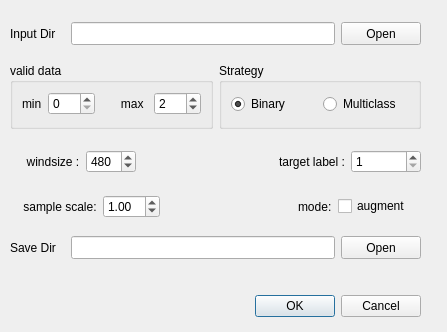
<?xml version="1.0" encoding="UTF-8"?>
<ui version="4.0">
 <class>Dialog_sampleGenSelfAdapt</class>
 <widget class="QDialog" name="Dialog_sampleGenSelfAdapt">
  <property name="geometry">
   <rect>
    <x>0</x>
    <y>0</y>
    <width>447</width>
    <height>332</height>
   </rect>
  </property>
  <property name="windowTitle">
   <string>sample generate selfAdapt</string>
  </property>
  <widget class="QDialogButtonBox" name="buttonBox">
   <property name="geometry">
    <rect>
     <x>240</x>
     <y>290</y>
     <width>181</width>
     <height>32</height>
    </rect>
   </property>
   <property name="orientation">
    <enum>Qt::Horizontal</enum>
   </property>
   <property name="standardButtons">
    <set>QDialogButtonBox::Cancel|QDialogButtonBox::Ok</set>
   </property>
  </widget>
  <widget class="QWidget" name="layoutWidget">
   <property name="geometry">
    <rect>
     <x>10</x>
     <y>10</y>
     <width>411</width>
     <height>261</height>
    </rect>
   </property>
   <layout class="QVBoxLayout" name="verticalLayout">
    <item>
     <layout class="QHBoxLayout" name="horizontalLayout">
      <item>
       <widget class="QLabel" name="label">
        <property name="minimumSize">
         <size>
          <width>55</width>
          <height>23</height>
         </size>
        </property>
        <property name="text">
         <string>Input Dir</string>
        </property>
       </widget>
      </item>
      <item>
       <widget class="QLineEdit" name="lineEdit_input">
        <property name="minimumSize">
         <size>
          <width>201</width>
          <height>23</height>
         </size>
        </property>
       </widget>
      </item>
      <item>
       <widget class="QPushButton" name="pushButton_input">
        <property name="minimumSize">
         <size>
          <width>0</width>
          <height>23</height>
         </size>
        </property>
        <property name="text">
         <string>Open</string>
        </property>
       </widget>
      </item>
     </layout>
    </item>
    <item>
     <layout class="QHBoxLayout" name="horizontalLayout_11">
      <item>
       <widget class="QGroupBox" name="groupBox">
        <property name="maximumSize">
         <size>
          <width>16777215</width>
          <height>66</height>
         </size>
        </property>
        <property name="title">
         <string>valid data</string>
        </property>
        <layout class="QFormLayout" name="formLayout_2">
         <item row="0" column="0">
          <layout class="QHBoxLayout" name="horizontalLayout_6">
           <item>
            <widget class="QLabel" name="label_8">
             <property name="text">
              <string>min</string>
             </property>
            </widget>
           </item>
           <item>
            <widget class="QSpinBox" name="spinBox_min">
             <property name="sizePolicy">
              <sizepolicy hsizetype="Preferred" vsizetype="Preferred">
               <horstretch>0</horstretch>
               <verstretch>0</verstretch>
              </sizepolicy>
             </property>
             <property name="minimumSize">
              <size>
               <width>47</width>
               <height>22</height>
              </size>
             </property>
             <property name="minimum">
              <number>0</number>
             </property>
            </widget>
           </item>
          </layout>
         </item>
         <item row="0" column="1">
          <layout class="QHBoxLayout" name="horizontalLayout_7">
           <item>
            <widget class="QLabel" name="label_9">
             <property name="text">
              <string>      max</string>
             </property>
            </widget>
           </item>
           <item>
            <widget class="QSpinBox" name="spinBox_max">
             <property name="sizePolicy">
              <sizepolicy hsizetype="Preferred" vsizetype="Preferred">
               <horstretch>0</horstretch>
               <verstretch>0</verstretch>
              </sizepolicy>
             </property>
             <property name="minimumSize">
              <size>
               <width>47</width>
               <height>22</height>
              </size>
             </property>
             <property name="value">
              <number>2</number>
             </property>
            </widget>
           </item>
          </layout>
         </item>
        </layout>
       </widget>
      </item>
      <item>
       <widget class="QGroupBox" name="groupBox_4">
        <property name="maximumSize">
         <size>
          <width>16777215</width>
          <height>66</height>
         </size>
        </property>
        <property name="title">
         <string>Strategy</string>
        </property>
        <layout class="QHBoxLayout" name="horizontalLayout_10">
         <item>
          <widget class="QRadioButton" name="radioButton_binary">
           <property name="text">
            <string>Binary</string>
           </property>
           <property name="checked">
            <bool>true</bool>
           </property>
          </widget>
         </item>
         <item>
          <widget class="QRadioButton" name="radioButton_multiclass">
           <property name="text">
            <string>Multiclass</string>
           </property>
          </widget>
         </item>
        </layout>
       </widget>
      </item>
     </layout>
    </item>
    <item>
     <layout class="QHBoxLayout" name="horizontalLayout_13">
      <item>
       <layout class="QHBoxLayout" name="horizontalLayout_3">
        <item>
         <widget class="QLabel" name="label_3">
          <property name="minimumSize">
           <size>
            <width>33</width>
            <height>0</height>
           </size>
          </property>
          <property name="text">
           <string>     windsize :</string>
          </property>
         </widget>
        </item>
        <item>
         <widget class="QSpinBox" name="spinBox_windsize">
          <property name="sizePolicy">
           <sizepolicy hsizetype="Preferred" vsizetype="Preferred">
            <horstretch>0</horstretch>
            <verstretch>23</verstretch>
           </sizepolicy>
          </property>
          <property name="minimumSize">
           <size>
            <width>50</width>
            <height>0</height>
           </size>
          </property>
          <property name="maximumSize">
           <size>
            <width>50</width>
            <height>23</height>
           </size>
          </property>
          <property name="minimum">
           <number>32</number>
          </property>
          <property name="maximum">
           <number>1000</number>
          </property>
          <property name="singleStep">
           <number>4</number>
          </property>
          <property name="value">
           <number>480</number>
          </property>
         </widget>
        </item>
       </layout>
      </item>
      <item>
       <spacer name="horizontalSpacer">
        <property name="orientation">
         <enum>Qt::Horizontal</enum>
        </property>
        <property name="sizeHint" stdset="0">
         <size>
          <width>40</width>
          <height>20</height>
         </size>
        </property>
       </spacer>
      </item>
      <item>
       <layout class="QHBoxLayout" name="horizontalLayout_2">
        <item>
         <widget class="QLabel" name="label_targetLabel">
          <property name="minimumSize">
           <size>
            <width>50</width>
            <height>30</height>
           </size>
          </property>
          <property name="text">
           <string>target label :</string>
          </property>
         </widget>
        </item>
        <item>
         <widget class="QSpinBox" name="spinBox_targetLabel">
          <property name="minimumSize">
           <size>
            <width>70</width>
            <height>0</height>
           </size>
          </property>
          <property name="minimum">
           <number>1</number>
          </property>
          <property name="value">
           <number>1</number>
          </property>
         </widget>
        </item>
       </layout>
      </item>
     </layout>
    </item>
    <item>
     <layout class="QHBoxLayout" name="horizontalLayout_14">
      <property name="leftMargin">
       <number>10</number>
      </property>
      <property name="rightMargin">
       <number>10</number>
      </property>
      <item>
       <layout class="QHBoxLayout" name="horizontalLayout_12">
        <item>
         <widget class="QLabel" name="label_4">
          <property name="minimumSize">
           <size>
            <width>33</width>
            <height>0</height>
           </size>
          </property>
          <property name="text">
           <string> sample scale:</string>
          </property>
         </widget>
        </item>
        <item>
         <widget class="QDoubleSpinBox" name="doubleSpinBox_sampleScale">
          <property name="minimum">
           <double>0.100000000000000</double>
          </property>
          <property name="singleStep">
           <double>0.100000000000000</double>
          </property>
          <property name="value">
           <double>1.000000000000000</double>
          </property>
         </widget>
        </item>
       </layout>
      </item>
      <item>
       <spacer name="horizontalSpacer_2">
        <property name="orientation">
         <enum>Qt::Horizontal</enum>
        </property>
        <property name="sizeHint" stdset="0">
         <size>
          <width>40</width>
          <height>20</height>
         </size>
        </property>
       </spacer>
      </item>
      <item>
       <layout class="QHBoxLayout" name="horizontalLayout_9">
        <item>
         <widget class="QLabel" name="label_5">
          <property name="text">
           <string>mode:</string>
          </property>
         </widget>
        </item>
        <item>
         <widget class="QCheckBox" name="checkBox">
          <property name="text">
           <string>augment</string>
          </property>
         </widget>
        </item>
       </layout>
      </item>
     </layout>
    </item>
    <item>
     <layout class="QHBoxLayout" name="horizontalLayout_15">
      <item>
       <widget class="QLabel" name="label_6">
        <property name="minimumSize">
         <size>
          <width>55</width>
          <height>23</height>
         </size>
        </property>
        <property name="text">
         <string>Save Dir</string>
        </property>
       </widget>
      </item>
      <item>
       <widget class="QLineEdit" name="lineEdit_output">
        <property name="minimumSize">
         <size>
          <width>201</width>
          <height>23</height>
         </size>
        </property>
       </widget>
      </item>
      <item>
       <widget class="QPushButton" name="pushButton_output">
        <property name="minimumSize">
         <size>
          <width>0</width>
          <height>23</height>
         </size>
        </property>
        <property name="text">
         <string>Open</string>
        </property>
       </widget>
      </item>
     </layout>
    </item>
   </layout>
  </widget>
 </widget>
 <resources/>
 <connections>
  <connection>
   <sender>pushButton_input</sender>
   <signal>clicked()</signal>
   <receiver>Dialog_sampleGenSelfAdapt</receiver>
   <slot>slot_input()</slot>
   <hints>
    <hint type="sourcelabel">
     <x>373</x>
     <y>30</y>
    </hint>
    <hint type="destinationlabel">
     <x>379</x>
     <y>9</y>
    </hint>
   </hints>
  </connection>
  <connection>
   <sender>radioButton_binary</sender>
   <signal>clicked()</signal>
   <receiver>Dialog_sampleGenSelfAdapt</receiver>
   <slot>slot_strategy_binary()</slot>
   <hints>
    <hint type="sourcelabel">
     <x>259</x>
     <y>101</y>
    </hint>
    <hint type="destinationlabel">
     <x>236</x>
     <y>137</y>
    </hint>
   </hints>
  </connection>
  <connection>
   <sender>radioButton_multiclass</sender>
   <signal>clicked()</signal>
   <receiver>Dialog_sampleGenSelfAdapt</receiver>
   <slot>slot_strategy_multiclass()</slot>
   <hints>
    <hint type="sourcelabel">
     <x>354</x>
     <y>100</y>
    </hint>
    <hint type="destinationlabel">
     <x>422</x>
     <y>63</y>
    </hint>
   </hints>
  </connection>
  <connection>
   <sender>pushButton_output</sender>
   <signal>clicked()</signal>
   <receiver>Dialog_sampleGenSelfAdapt</receiver>
   <slot>slot_output()</slot>
   <hints>
    <hint type="sourcelabel">
     <x>382</x>
     <y>244</y>
    </hint>
    <hint type="destinationlabel">
     <x>234</x>
     <y>196</y>
    </hint>
   </hints>
  </connection>
  <connection>
   <sender>buttonBox</sender>
   <signal>accepted()</signal>
   <receiver>Dialog_sampleGenSelfAdapt</receiver>
   <slot>slot_ok()</slot>
   <hints>
    <hint type="sourcelabel">
     <x>354</x>
     <y>308</y>
    </hint>
    <hint type="destinationlabel">
     <x>164</x>
     <y>301</y>
    </hint>
   </hints>
  </connection>
  <connection>
   <sender>buttonBox</sender>
   <signal>rejected()</signal>
   <receiver>Dialog_sampleGenSelfAdapt</receiver>
   <slot>reject()</slot>
   <hints>
    <hint type="sourcelabel">
     <x>318</x>
     <y>299</y>
    </hint>
    <hint type="destinationlabel">
     <x>269</x>
     <y>272</y>
    </hint>
   </hints>
  </connection>
 </connections>
 <slots>
  <slot>slot_input()</slot>
  <slot>slot_output()</slot>
  <slot>slot_strategy_binary()</slot>
  <slot>slot_strategy_multiclass()</slot>
  <slot>slot_ok()</slot>
 </slots>
</ui>
